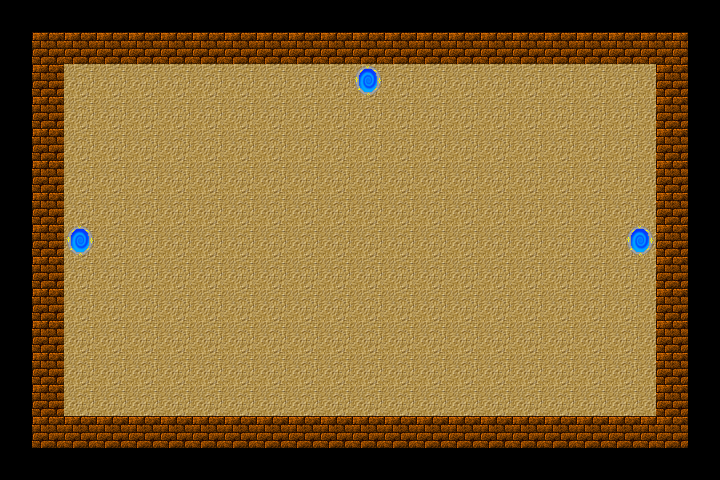

Tiled map render using the project's own tile images. Description and the map definition, with tile-layer contents summarised, below:
An orthogonal 45x30 tile map with 16x16 px tiles, 2 tile layers (roomLayer, objectLayer) and 11 objects (spawnPointStart, spawnPointWest, spawnPointNorth, spawnPointEast, Room2Center, ...).

<map version="1.0" orientation="orthogonal" renderorder="right-down" width="45" height="30" tilewidth="16" tileheight="16" nextobjectid="31">
 <tileset firstgid="1" name="DungeonTileSet" tilewidth="16" tileheight="16" tilecount="12288">
  <image source="../tilesets/DungeonTileSet.png" width="2048" height="1536" />
 </tileset>
 <layer name="roomLayer" width="45" height="30">
  <data>[1350 cells, 1066 non-empty, 8 distinct tile ids]</data>
 </layer>
 <layer name="objectLayer" width="45" height="30">
  <data>[1350 cells, 12 non-empty, 4 distinct tile ids]</data>
 </layer>
 <objectgroup color="#00ff00" name="spawnPoint">
  <object id="3" name="spawnPointStart" x="352" y="224" width="32" height="32" />
  <object id="23" name="spawnPointWest" x="112" y="224" width="32" height="32" />
  <object id="24" name="spawnPointNorth" x="352" y="112" width="32" height="32" />
  <object id="25" name="spawnPointEast" x="576" y="224" width="32" height="32" />
 </objectgroup>
 <objectgroup name="door">
  <object id="5" name="Room2Center" x="352" y="64" width="32" height="32">
   <properties>
    <property name="destination" value="Room2Center" />
    <property name="position" value="north" />
   </properties>
  </object>
  <object id="6" name="Room1West1" x="64" y="224" width="32" height="32">
   <properties>
    <property name="destination" value="Room1West1" />
    <property name="position" value="west" />
   </properties>
  </object>
  <object id="8" name="Room1East1" x="624" y="224" width="32" height="32">
   <properties>
    <property name="destination" value="Room1East1" />
    <property name="position" value="east" />
   </properties>
  </object>
 </objectgroup>
 <objectgroup name="collision">
  <object id="10" x="32" y="416" width="656" height="32" />
  <object id="11" x="32" y="64" width="32" height="352" />
  <object id="13" x="656" y="64" width="32" height="352" />
  <object id="26" x="32" y="32" width="656" height="32" />
 </objectgroup>
</map>
